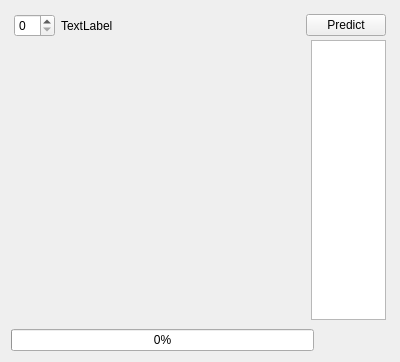
<?xml version="1.0" encoding="UTF-8"?>
<ui version="4.0">
 <class>DatasetViewerPage</class>
 <widget class="QWidget" name="DatasetViewerPage">
  <property name="geometry">
   <rect>
    <x>0</x>
    <y>0</y>
    <width>400</width>
    <height>355</height>
   </rect>
  </property>
  <property name="windowTitle">
   <string>Form</string>
  </property>
  <layout class="QGridLayout" name="gridLayout">
   <item row="0" column="0">
    <widget class="QWidget" name="samplePanel" native="true">
     <property name="enabled">
      <bool>true</bool>
     </property>
     <property name="sizePolicy">
      <sizepolicy hsizetype="Expanding" vsizetype="Expanding">
       <horstretch>0</horstretch>
       <verstretch>0</verstretch>
      </sizepolicy>
     </property>
     <layout class="QVBoxLayout" name="VerticalLayout" stretch="1,1">
      <property name="spacing">
       <number>3</number>
      </property>
      <property name="leftMargin">
       <number>3</number>
      </property>
      <property name="topMargin">
       <number>3</number>
      </property>
      <property name="rightMargin">
       <number>3</number>
      </property>
      <property name="bottomMargin">
       <number>3</number>
      </property>
      <item>
       <widget class="QWidget" name="sampleInfoPanel" native="true">
        <property name="sizePolicy">
         <sizepolicy hsizetype="Preferred" vsizetype="Fixed">
          <horstretch>0</horstretch>
          <verstretch>0</verstretch>
         </sizepolicy>
        </property>
        <layout class="QHBoxLayout" name="horizontalLayout" stretch="0,0,0,0">
         <property name="spacing">
          <number>6</number>
         </property>
         <property name="leftMargin">
          <number>0</number>
         </property>
         <property name="topMargin">
          <number>0</number>
         </property>
         <property name="rightMargin">
          <number>0</number>
         </property>
         <property name="bottomMargin">
          <number>0</number>
         </property>
         <item>
          <widget class="QSpinBox" name="sampleIndexSpinBox">
           <property name="sizePolicy">
            <sizepolicy hsizetype="Preferred" vsizetype="Fixed">
             <horstretch>0</horstretch>
             <verstretch>0</verstretch>
            </sizepolicy>
           </property>
          </widget>
         </item>
         <item>
          <widget class="QLabel" name="sampleLabel">
           <property name="text">
            <string>TextLabel</string>
           </property>
          </widget>
         </item>
         <item>
          <spacer name="horizontalSpacer_2">
           <property name="orientation">
            <enum>Qt::Orientation::Horizontal</enum>
           </property>
           <property name="sizeHint" stdset="0">
            <size>
             <width>40</width>
             <height>20</height>
            </size>
           </property>
          </spacer>
         </item>
         <item>
          <widget class="QPushButton" name="predictPushButton">
           <property name="text">
            <string>Predict</string>
           </property>
          </widget>
         </item>
        </layout>
       </widget>
      </item>
      <item>
       <widget class="QWidget" name="sampleDisplayPanel" native="true">
        <property name="sizePolicy">
         <sizepolicy hsizetype="Expanding" vsizetype="Expanding">
          <horstretch>0</horstretch>
          <verstretch>0</verstretch>
         </sizepolicy>
        </property>
        <layout class="QHBoxLayout" name="horizontalLayout_2" stretch="0,1">
         <property name="spacing">
          <number>0</number>
         </property>
         <property name="leftMargin">
          <number>0</number>
         </property>
         <property name="topMargin">
          <number>0</number>
         </property>
         <property name="rightMargin">
          <number>0</number>
         </property>
         <property name="bottomMargin">
          <number>0</number>
         </property>
         <item>
          <widget class="SampleViewerWidget" name="sampleViewerWidget" native="true">
           <property name="sizePolicy">
            <sizepolicy hsizetype="Expanding" vsizetype="Expanding">
             <horstretch>0</horstretch>
             <verstretch>0</verstretch>
            </sizepolicy>
           </property>
           <property name="minimumSize">
            <size>
             <width>280</width>
             <height>280</height>
            </size>
           </property>
           <property name="maximumSize">
            <size>
             <width>10000</width>
             <height>10000</height>
            </size>
           </property>
          </widget>
         </item>
         <item>
          <widget class="QListView" name="sampleThumbnailListView">
           <property name="enabled">
            <bool>true</bool>
           </property>
           <property name="sizePolicy">
            <sizepolicy hsizetype="Fixed" vsizetype="Expanding">
             <horstretch>0</horstretch>
             <verstretch>0</verstretch>
            </sizepolicy>
           </property>
           <property name="minimumSize">
            <size>
             <width>75</width>
             <height>280</height>
            </size>
           </property>
           <property name="maximumSize">
            <size>
             <width>75</width>
             <height>10000</height>
            </size>
           </property>
           <property name="horizontalScrollBarPolicy">
            <enum>Qt::ScrollBarPolicy::ScrollBarAlwaysOff</enum>
           </property>
           <property name="movement">
            <enum>QListView::Movement::Static</enum>
           </property>
           <property name="resizeMode">
            <enum>QListView::ResizeMode::Adjust</enum>
           </property>
           <property name="gridSize">
            <size>
             <width>28</width>
             <height>28</height>
            </size>
           </property>
           <property name="viewMode">
            <enum>QListView::ViewMode::IconMode</enum>
           </property>
          </widget>
         </item>
        </layout>
       </widget>
      </item>
     </layout>
    </widget>
   </item>
   <item row="1" column="0">
    <widget class="QWidget" name="progressBarPanel" native="true">
     <layout class="QHBoxLayout" name="horizontalLayout_3">
      <property name="spacing">
       <number>0</number>
      </property>
      <property name="leftMargin">
       <number>0</number>
      </property>
      <property name="topMargin">
       <number>0</number>
      </property>
      <property name="rightMargin">
       <number>0</number>
      </property>
      <property name="bottomMargin">
       <number>0</number>
      </property>
      <item>
       <widget class="QProgressBar" name="progressBar">
        <property name="sizePolicy">
         <sizepolicy hsizetype="Expanding" vsizetype="Fixed">
          <horstretch>0</horstretch>
          <verstretch>0</verstretch>
         </sizepolicy>
        </property>
        <property name="maximumSize">
         <size>
          <width>100000</width>
          <height>16777215</height>
         </size>
        </property>
        <property name="value">
         <number>0</number>
        </property>
       </widget>
      </item>
      <item>
       <spacer name="horizontalSpacer">
        <property name="orientation">
         <enum>Qt::Orientation::Horizontal</enum>
        </property>
        <property name="sizeType">
         <enum>QSizePolicy::Policy::Maximum</enum>
        </property>
        <property name="sizeHint" stdset="0">
         <size>
          <width>75</width>
          <height>20</height>
         </size>
        </property>
       </spacer>
      </item>
     </layout>
    </widget>
   </item>
  </layout>
 </widget>
 <customwidgets>
  <customwidget>
   <class>SampleViewerWidget</class>
   <extends>QWidget</extends>
   <header>SampleViewerWidget.h</header>
   <container>1</container>
  </customwidget>
 </customwidgets>
 <resources/>
 <connections/>
</ui>
